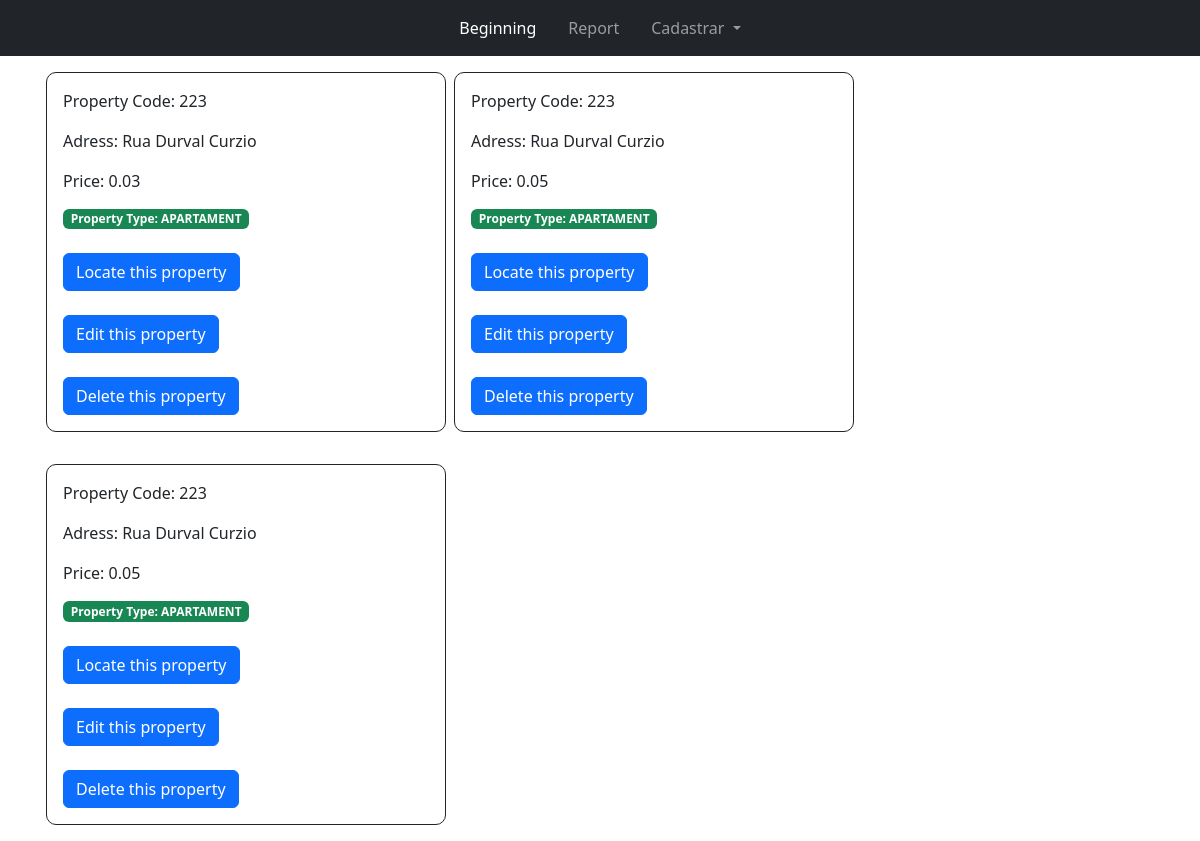
The app's page /, older data.
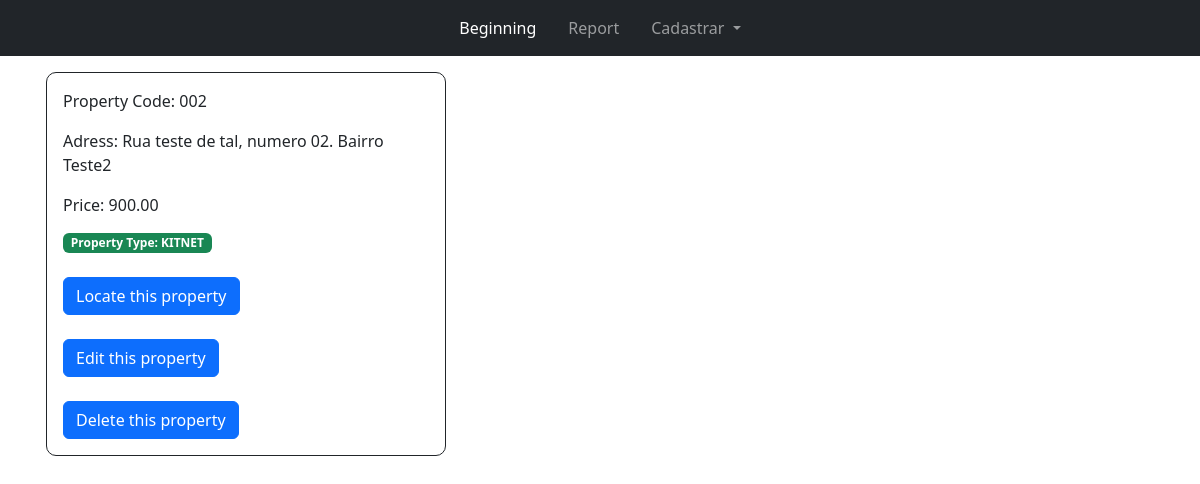
The same page, newer data.
### app/models.py (models this page shows, shortened)
class Property(models.Model):
    address = models.CharField(max_length=200)
    code = models.CharField(max_length=50)
    is_locate = models.BooleanField(default=False)
    price = models.DecimalField(max_digits=6, decimal_places=2)
    type_item = models.CharField(max_length=50, choices=TypeProperty.choices)
    class Meta:
        verbose_name = 'Property'
        verbose_name_plural = 'Properties'
        ordering = ['-id']

### app/views.py (the view)
# urls.py: path('', app.views.list_location, name='list_locationn'),
def list_location(request):
    properties = Property.objects.filter(is_locate=False)
    context = {'properties': properties}
    return render(request, 'list_location.html', context)

### app/templates/list_location.html (shortened to what this page needs)
{% extends 'base.html' %}
{% block content %}
<div class="container">
    <div class="cards">
        {% for property in properties %}
        <div class="card-item h-100">
            <div class="card-body p-3">
                <p>Property Code: {{property.code}}</p>
                <p>Adress: {{property.address}}</p>
                <p>Price: {{property.price}}</p>
                <div class="d-flex justify-content-between align-items-center">
                    <div class="badge bg-success">Property Type: {{property.type_item}}</div>
                </div>
                <br>
                <div>
                   <a href="{% url 'location-create' property.id %}" class="btn btn-primary">Locate this property</a>
                </div>
                <br>
                <div>
                   <a href="{% url 'edit_property' property.id %}" class="btn btn-primary">Edit this property</a>
                </div>
                <br>
                <div>
                   <a href="{% url 'delete_property' property.id %}" class="btn btn-primary">Delete this property</a>
                </div>
            </div>
        </div>
        {% endfor %}
    </div>
</div>
{% endblock %}

### app/templates/base.html (shortened to what this page needs)
{% load static %}
<!DOCTYPE html>
<html lang="en">
<head>
	<link href="https://cdn.jsdelivr.net/npm/bootstrap@5.2.3/dist/css/bootstrap.min.css" rel="stylesheet">
	<link rel="stylesheet" href="https://use.fontawesome.com/releases/v5.15.4/css/all.css"/>
	<link rel="stylesheet" href="{% static 'css/style.css' %}">
</head>
<body>
	{% include 'navbar.html' %}
	{% block content %}
	{% endblock %}
</body>
</html>

### app/templates/navbar.html (shortened to what this page needs)
<nav class="navbar navbar-expand-lg navbar-dark bg-dark">
    <div class="container-fluid">
        <div class="collapse navbar-collapse" id="navbarTogglerDemo03">
            <ul class="navbar-nav gap-3 mb-2 mb-lg-0 mx-auto">
                <li class="nav-item">
                    <a class="nav-link active" aria-current="page" href="/">Beginning</a>
                </li>
                <li class="nav-item">
                    <a class="nav-link" href="{% url 'reports' %}">Report</a>
                </li>
                <li class="nav-item dropdown">
                    <a class="nav-link dropdown-toggle" href="#" role="button" data-bs-toggle="dropdown" aria-expanded="false">
                        Cadastrar
                    </a>
                </li>
            </ul>
        </div>
    </div>
</nav>

### app/static/css/style.css (style rules this page uses)
.cards { display: flex; flex-wrap: wrap; align-items: stretch; }
.card-item { flex: 0 0 25rem; box-sizing: border-box; margin: 1rem 0.25em; border-radius: 10px; border: 1px solid; }

Row changes from the older to the newer data that the page shows:
removed Property: code "223", address "Rua Durval Curzio", price "0.03", type_item "APARTAMENT"
removed Property: code "223", address "Rua Durval Curzio", price "0.05", type_item "APARTAMENT"
removed Property: code "223", address "Rua Durval Curzio", price "0.05", type_item "APARTAMENT"
added Property: code "002", address "Rua teste de tal, numero 02. Bairro Teste2", price "900.00", type_item "KITNET"
